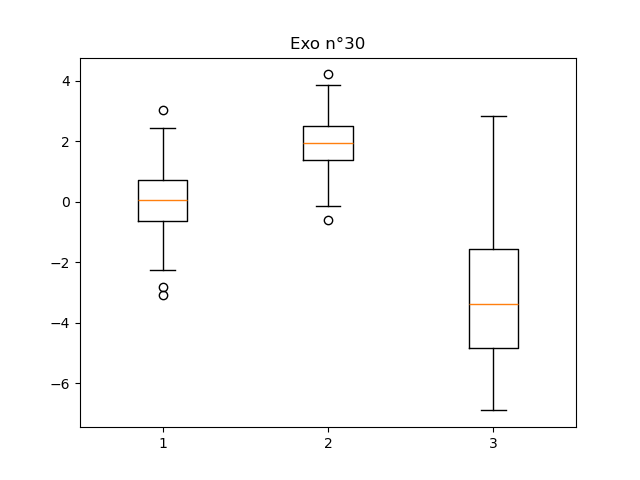

The script that drew this image:
exo = 30
exo_title = f"Exo n°{exo}"

print(f'''
{exo_title :=^40}

Tracer un graphique en boîte (boxplot) à partir des données suivantes :
data = [np.random.normal(0, 1, 100), np.random.normal(2, 1, 100), np.random.normal(-3, 2, 100)]

Réponse:
''')

import matplotlib.pyplot as plt
import numpy as np

data = [np.random.normal(0, 1, 100), np.random.normal(2, 1, 100), np.random.normal(-3, 2, 100)]

plt.close("all")

plt.boxplot(data)

plt.title(f"Exo n°{exo}")
plt.savefig(f"{exo}.png")

print(f'''Le graphique a été sauvegardé : {exo}.png

{"Fin de l'exo" :=^40}
''')
